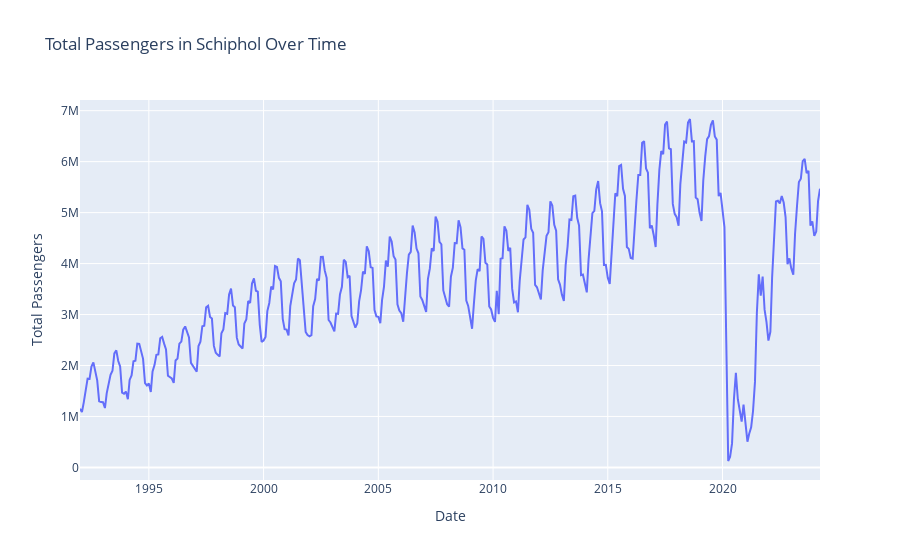

The cell this chart's notebook holds for it:
### Markdown cell above
With the airport nearing its maximum capacity it is important to maximize effort to raise capacity. Every year Schiphol gets allocated a certain number of flights by the Dutch government. Schiphol in 2024 has room for 483.000 flights, while this may sound like a lot it might not be enough. Schiphol processed 441.969 flights (Schiphol Transport Figures) in 2023. Schiphol peaked in air movements in 2018 with just under half a million air movements. In 2019 the Covid-19 pandemic shut the world down and air traffic worldwide was brought to a standstill. Schiphol is still recovering from the pandemic and there is an upward trend in total air movements but still beneath the pre Covid-19 pandemic. Based on the chart we can expect that Schiphol will cross the half a million mark in the near future. So following historical data we can say that the 483.000 allowed flights are not enough for the coming years. The Dutch government already wanted to lower the number of flights however through a veto by the US government who stressed the importance of an European-American treaty of free travel the cut of flight movements did not go through. Schiphol should be able to expand and the Dutch government should expand the number of flight movements to facilitate more connection with the world.

### Code cell
import plotly.graph_objs as go
import pandas as pd


data = {
    'Date': ["1992-01", "1992-02", "1992-03", "1992-04", "1992-05", "1992-06", "1992-07", "1992-08", "1992-09", "1992-10", "1992-11", "1992-12", "1993-01", "1993-02", "1993-03", "1993-04", "1993-05", "1993-06", "1993-07", "1993-08", "1993-09", "1993-10", "1993-11", "1993-12", "1994-01", "1994-02", "1994-03", "1994-04", "1994-05", "1994-06", "1994-07", "1994-08", "1994-09", "1994-10", "1994-11", "1994-12", "1995-01", "1995-02", "1995-03", "1995-04", "1995-05", "1995-06", "1995-07", "1995-08", "1995-09", "1995-10", "1995-11", "1995-12", "1996-01", "1996-02", "1996-03", "1996-04", "1996-05", "1996-06", "1996-07", "1996-08", "1996-09", "1996-10", "1996-11", "1996-12", "1997-01", "1997-02", "1997-03", "1997-04", "1997-05", "1997-06", "1997-07", "1997-08", "1997-09", "1997-10", "1997-11", "1997-12", "1998-01", "1998-02", "1998-03", "1998-04", "1998-05", "1998-06", "1998-07", "1998-08", "1998-09", "1998-10", "1998-11", "1998-12", "1999-01", "1999-02", "1999-03", "1999-04", "1999-05", "1999-06", "1999-07", "1999-08", "1999-09", "1999-10", "1999-11", "1999-12", "2000-01", "2000-02", "2000-03", "2000-04", "2000-05", "2000-06", "2000-07", "2000-08", "2000-09", "2000-10", "2000-11", "2000-12", "2001-01", "2001-02", "2001-03", "2001-04", "2001-05", "2001-06", "2001-07", "2001-08", "2001-09", "2001-10", "2001-11", "2001-12", "2002-01", "2002-02", "2002-03", "2002-04", "2002-05", "2002-06", "2002-07", "2002-08", "2002-09", "2002-10", "2002-11", "2002-12", "2003-01", "2003-02", "2003-03", "2003-04", "2003-05", "2003-06", "2003-07", "2003-08", "2003-09", "2003-10", "2003-11", "2003-12", "2004-01", "2004-02", "2004-03", "2004-04", "2004-05", "2004-06", "2004-07", "2004-08", "2004-09", "2004-10", "2004-11", "2004-12", "2005-01", "2005-02", "2005-03", "2005-04", "2005-05", "2005-06", "2005-07", "2005-08", "2005-09", "2005-10", "2005-11", "2005-12", "2006-01", "2006-02", "2006-03", "2006-04", "2006-05", "2006-06", "2006-07", "2006-08", "2006-09", "2006-10", "2006-11", "2006-12", "2007-01", "2007-02", "2007-03", "2007-04", "2007-05", "2007-06", "2007-07", "2007-08", "2007-09", "2007-10", "2007-11", "2007-12", "2008-01", "2008-02", "2008-03", "2008-04", "2008-05", "2008-06", "2008-07", "2008-08", "2008-09", "2008-10", "2008-11", "2008-12", "2009-01", "2009-02", "2009-03", "2009-04", "2009-05", "2009-06", "2009-07", "2009-08", "2009-09", "2009-10", "2009-11", "2009-12", "2010-01", "2010-02", "2010-03", "2010-04", "2010-05", "2010-06", "2010-07", "2010-08", "2010-09", "2010-10", "2010-11", "2010-12", "2011-01", "2011-02", "2011-03", "2011-04", "2011-05", "2011-06", "2011-07", "2011-08", "2011-09", "2011-10", "2011-11", "2011-12", "2012-01", "2012-02", "2012-03", "2012-04", "2012-05", "2012-06", "2012-07", "2012-08", "2012-09", "2012-10", "2012-11", "2012-12", "2013-01", "2013-02", "2013-03", "2013-04", "2013-05", "2013-06", "2013-07", "2013-08", "2013-09", "2013-10", "2013-11", "2013-12", "2014-01", "2014-02", "2014-03", "2014-04", "2014-05", "2014-06", "2014-07", "2014-08", "2014-09", "2014-10", "2014-11", "2014-12", "2015-01", "2015-02", "2015-03", "2015-04", "2015-05", "2015-06", "2015-07", "2015-08", "2015-09", "2015-10", "2015-11", "2015-12", "2016-01", "2016-02", "2016-03", "2016-04", "2016-05", "2016-06", "2016-07", "2016-08", "2016-09", "2016-10", "2016-11", "2016-12", "2017-01", "2017-02", "2017-03", "2017-04", "2017-05", "2017-06", "2017-07", "2017-08", "2017-09", "2017-10", "2017-11", "2017-12", "2018-01", "2018-02", "2018-03", "2018-04", "2018-05", "2018-06", "2018-07", "2018-08", "2018-09", "2018-10", "2018-11", "2018-12", "2019-01", "2019-02", "2019-03", "2019-04", "2019-05", "2019-06", "2019-07", "2019-08", "2019-09", "2019-10", "2019-11", "2019-12", "2020-01", "2020-02", "2020-03", "2020-04", "2020-05", "2020-06", "2020-07", "2020-08", "2020-09", "2020-10", "2020-11", "2020-12", "2021-01", "2021-02", "2021-03", "2021-04", "2021-05", "2021-06", "2021-07", "2021-08", "2021-09", "2021-10", "2021-11", "2021-12", "2022-01", "2022-02", "2022-03", "2022-04", "2022-05", "2022-06", "2022-07", "2022-08", "2022-09", "2022-10", "2022-11", "2022-12", "2023-01", "2023-02", "2023-03", "2023-04", "2023-05", "2023-06", "2023-07", "2023-08", "2023-09", "2023-10", "2023-11", "2023-12", "2024-01", "2024-02", "2024-03", "2024-04"],
    'Total_Passengers': [1149822, 1086979, 1276674, 1522522, 1742117, 1737275, 1979900, 2061036, 1867943, 1707752, 1298756, 1281814, 1281151, 1164976, 1454329, 1645288, 1817743, 1895785, 2236311, 2295951, 2087315, 1980891, 1465446, 1445026, 1488120, 1338333, 1715789, 1806090, 2083316, 2092278, 2430800, 2424894, 2299016, 2130688, 1652221, 1608162, 1647074, 1479691, 1884978, 2007898, 2208954, 2217164, 2534291, 2560312, 2429069, 2315077, 1799608, 1772590, 1744799, 1659093, 2099821, 2135736, 2427894, 2468882, 2703217, 2766841, 2655236, 2550373, 2052097, 1998055, 1920748, 1876694, 2380930, 2467402, 2770771, 2781340, 3143926, 3172235, 2952540, 2920877, 2384552, 2248987, 2208616, 2178756, 2632870, 2706905, 3029745, 3015402, 3391414, 3507805, 3177852, 3142961, 2545815, 2414007, 2372578, 2332664, 2825328, 2901478, 3263955, 3226738, 3610786, 3709274, 3467185, 3449646, 2802951, 2462530, 2490645, 2561520, 3067554, 3226951, 3546493, 3492787, 3952263, 3932072, 3720284, 3651555, 2914972, 2713514, 2703997, 2591373, 3163748, 3355137, 3613702, 3686773, 4098716, 4063517, 3551489, 3226663, 2656842, 2597484, 2572399, 2596631, 3165225, 3303145, 3698247, 3668631, 4130433, 4131400, 3864358, 3721110, 2892532, 2843451, 2747502, 2668775, 3018602, 3013392, 3393657, 3544233, 4075832, 4032923, 3734509, 3761285, 2970090, 2847849, 2741680, 2830639, 3257673, 3480085, 3843271, 3796961, 4337767, 4243630, 3927202, 3915296, 3087396, 2963792, 2955792, 2829925, 3281195, 3548011, 4059550, 3941152, 4528594, 4433151, 4145737, 4077042, 3198519, 3078546, 3028202, 2858642, 3398954, 3808883, 4175961, 4227583, 4744616, 4608386, 4295049, 4201144, 3353276, 3286851, 3169889, 3051720, 3695426, 3905501, 4296458, 4246247, 4922003, 4821446, 4425064, 4379099, 3472889, 3359160, 3200944, 3153170, 3741498, 3918719, 4403449, 4400345, 4847713, 4716136, 4297440, 4272303, 3271834, 3168388, 2911748, 2720999, 3199918, 3672623, 3892013, 3850845, 4532467, 4484739, 4014972, 3983758, 3158461, 3100569, 2935404, 2855719, 3465611, 3006985, 4095110, 4104793, 4730788, 4642726, 4246919, 4308117, 3508154, 3236641, 3257275, 3045631, 3657692, 4125747, 4472507, 4513455, 5150896, 5057815, 4681742, 4603682, 3580181, 3534002, 3422762, 3295209, 3868093, 4189245, 4544332, 4612845, 5221595, 5137505, 4760439, 4643697, 3692267, 3587603, 3386231, 3265809, 3968009, 4332719, 4864335, 4855577, 5322568, 5333474, 4897174, 4745696, 3772625, 3783482, 3616552, 3435592, 4076472, 4560642, 4987951, 5032637, 5455674, 5618436, 5185505, 5023568, 3972843, 3974662, 3719441, 3602644, 4194059, 4769994, 5380588, 5321554, 5914428, 5937238, 5466239, 5326372, 4325395, 4287593, 4108820, 4095405, 4745869, 5243473, 5738804, 5736839, 6370808, 6402126, 5866487, 5783498, 4694112, 4747469, 4559527, 4324272, 5161224, 5837225, 6207951, 6144775, 6729274, 6788604, 6259104, 6242908, 5170757, 4975525, 4908989, 4741806, 5559456, 6016915, 6393936, 6377393, 6765004, 6836668, 6396940, 6402290, 5296943, 5260254, 4996131, 4836332, 5630314, 6104010, 6441473, 6502588, 6724023, 6810759, 6493468, 6431443, 5323590, 5386203, 5074773, 4716639, 2476372, 126015, 207827, 471410, 1338857, 1854786, 1337741, 1143483, 900434, 1233127, 869129, 505208, 660176, 786652, 1106740, 1678265, 3029951, 3786973, 3370205, 3745991, 3095823, 2855711, 2488083, 2660676, 3732048, 4434587, 5217035, 5232630, 5179725, 5327361, 5196931, 4912421, 3987405, 4101978, 3896388, 3782228, 4585101, 5128555, 5599870, 5664120, 6009315, 6052884, 5777208, 5820061, 4742398, 4829500, 4543879, 4626939, 5225678, 5470432]
}
df = pd.DataFrame(data)


df['Date'] = pd.to_datetime(df['Date'])


fig = go.Figure()


fig.add_trace(go.Scatter(x=df['Date'], y=df['Total_Passengers'],
                         mode='lines',
                         name='Total Passengers'))


fig.update_layout(
    title='Total Passengers in Schiphol Over Time',
    xaxis_title='Date',
    yaxis_title='Total Passengers',
    # template='plotly_dark'
)


fig.show()
